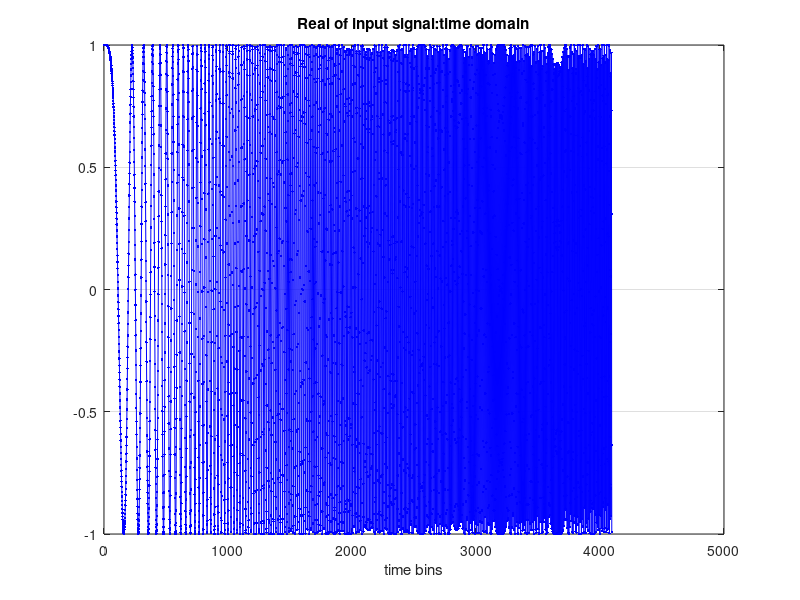

MATLAB code to generate this figure: (Note: this script raises an error after producing the figure.)
%%
%
clc
clear 
close all

FREQ_MOD = 0;
PHAS_MOD = 0;

N   = 4096;
Fs  = 25e6;

Nphas = 100;  % phase commutate period
Fsh   = 10e3; % frequency shift

% LFM
F0 = 0e6;
F1 = 4e6;
dF = (F1 - F0);

t = (0:N-1)./Fs;
% frequency 
df = Fs/N; % fft step
f  = (0:N-1)./(N-1)*Fs;
f  = f(1:N/2)./1e6; % half of frequncy scale

s      = exp(1i*2*pi*(F0.*t + dF/(2*N/Fs).*t.^2));
% reference for matched filter
s_op   = ifft(conj(fft(s)));
% convolution
s_corr = abs(conv(s, s_op, 'same'));

figure
plot(0:N-1, real(s), '.-b')
title('Real of input signal:time domain')
xlabel('time bins')
grid on


[xfft, xfft_dB] = abs_fft(real(s), N);

figure
plot(f, xfft, '.-b')
xlabel('f, MHz')
grid on

%% modulation

u = s;
FAZ_0pi = zeros(1, N);

if PHAS_MOD == 1
    
    FAZ_0pi(1) = 1;
    IM = 1;
    for k = 2 : N
        if mod(IM,Nphas)==0
                FAZ_0pi(k)=-FAZ_0pi(k-1);
        else
                FAZ_0pi(k)= FAZ_0pi(k-1);
        end
        IM = IM + 1;
    end
    
    u = u.*FAZ_0pi;
end


if FREQ_MOD == 1
    
end

u_corr = abs(conv(u, s_op, 'same'));


figure
plot(0:N-1, s_corr, '.-b', 0:N-1, u_corr, '.-r')
title('Matched Filter: time domain')
xlabel('time bins')
grid on

%% functions

function [xfft, xfft_dB] = abs_fft(x_in, Nfft)
as_fft  = abs(fft(x_in, Nfft))./Nfft*2;
xfft    = as_fft(1:Nfft/2);
xfft_dB = log(xfft);
end




